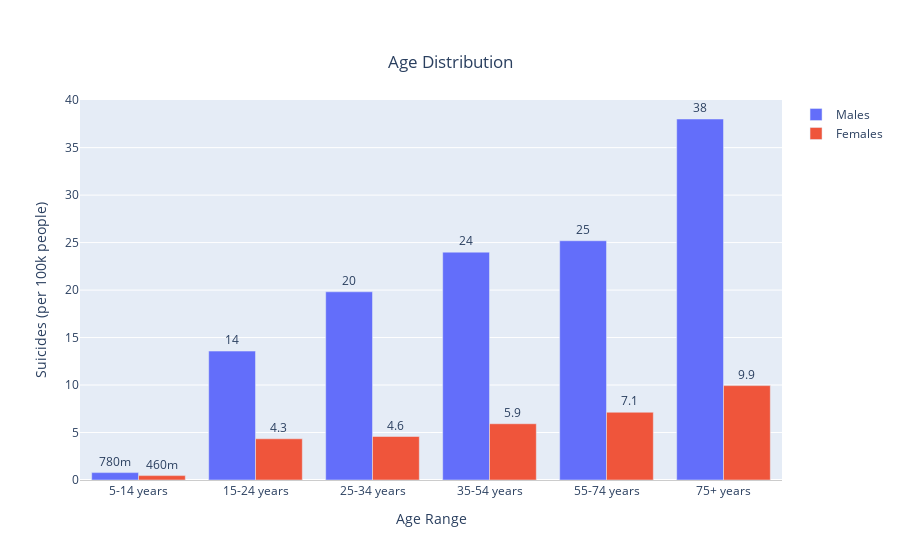

Source (notebook cell):
### Code cell
fig = go.Figure(
    data=[
        go.Bar(name='Males', x=list(males['age']), y=males['suicides_100k_pop'], text=males['suicides_100k_pop']),
        go.Bar(name='Females', x=list(females['age']), y=females['suicides_100k_pop'], text=females['suicides_100k_pop'])
    ]
)

# Change the bar mode
fig.update_traces(texttemplate='%{text:.2s}', textposition='outside')
fig.update_layout(
    title=dict(
        text='Age Distribution',
        y=0.90,
        x=0.5,
        xanchor='center',
        yanchor='top'
    ),
    xaxis=dict(
        title='Age Range',
        linecolor='rgb(204, 204, 204)',
    ),
    yaxis=dict(
        title='Suicides (per 100k people)',
    ),
    barmode='group',
    uniformtext_minsize=8,
    uniformtext_mode='hide',
)

fig.show()

### Figure 1 — Plotly figure (JSON) as saved in the notebook; plotly's stock layout.template omitted (floating-point values rounded to 4 significant figures)
{"data": [{"name": "Males", "text": [0.7778, 13.57, 19.82, 23.99, 25.19, 38.02], "textposition": "outside", "texttemplate": "%{text:.2s}", "type": "bar", "x": ["5-14 years", "15-24 years", "25-34 years", "35-54 years", "55-74 years", "75+ years"], "y": [0.7778, 13.57, 19.82, 23.99, 25.19, 38.02]}, {"name": "Females", "text": [0.4623, 4.34, 4.58, 5.924, 7.133, 9.938], "textposition": "outside", "texttemplate": "%{text:.2s}", "type": "bar", "x": ["5-14 years", "15-24 years", "25-34 years", "35-54 years", "55-74 years", "75+ years"], "y": [0.4623, 4.34, 4.58, 5.924, 7.133, 9.938]}], "layout": {"barmode": "group", "title": {"text": "Age Distribution", "x": 0.5, "xanchor": "center", "y": 0.9, "yanchor": "top"}, "uniformtext": {"minsize": 8, "mode": "hide"}, "xaxis": {"linecolor": "rgb(204, 204, 204)", "title": {"text": "Age Range"}}, "yaxis": {"title": {"text": "Suicides (per 100k people)"}}}}
